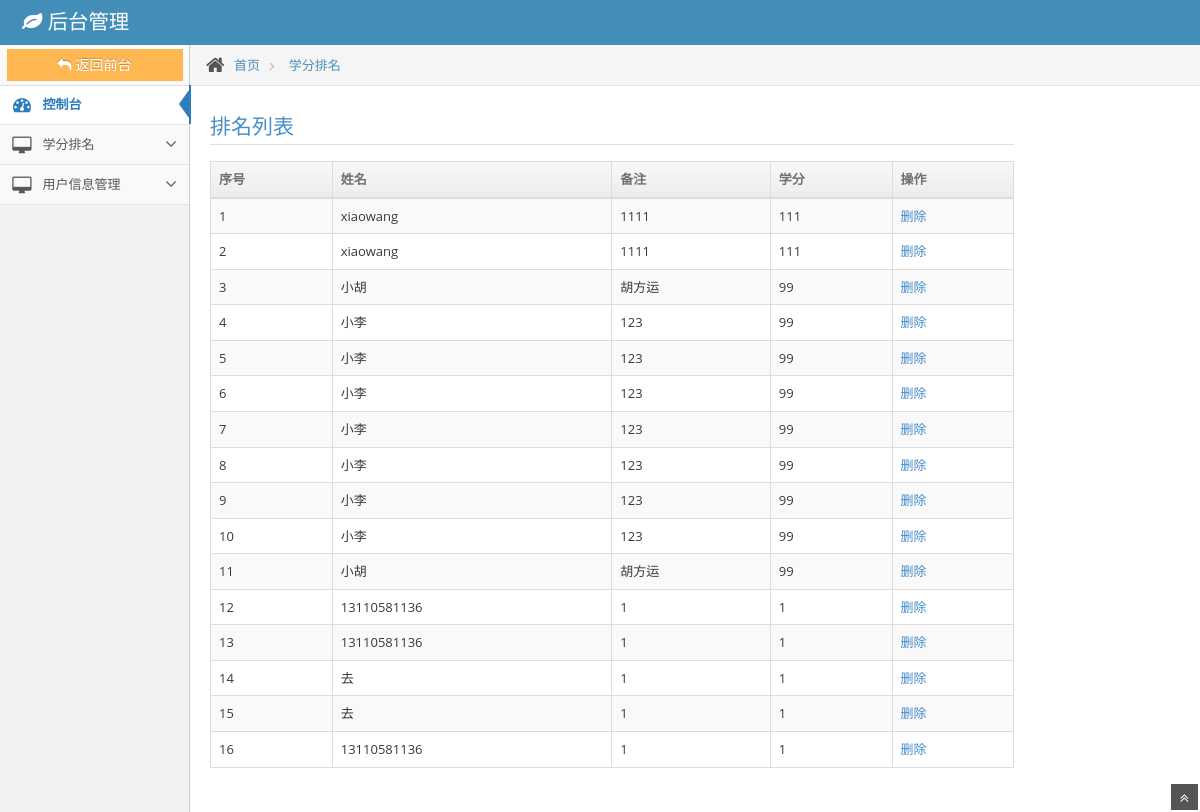
Before: / with the older database file.
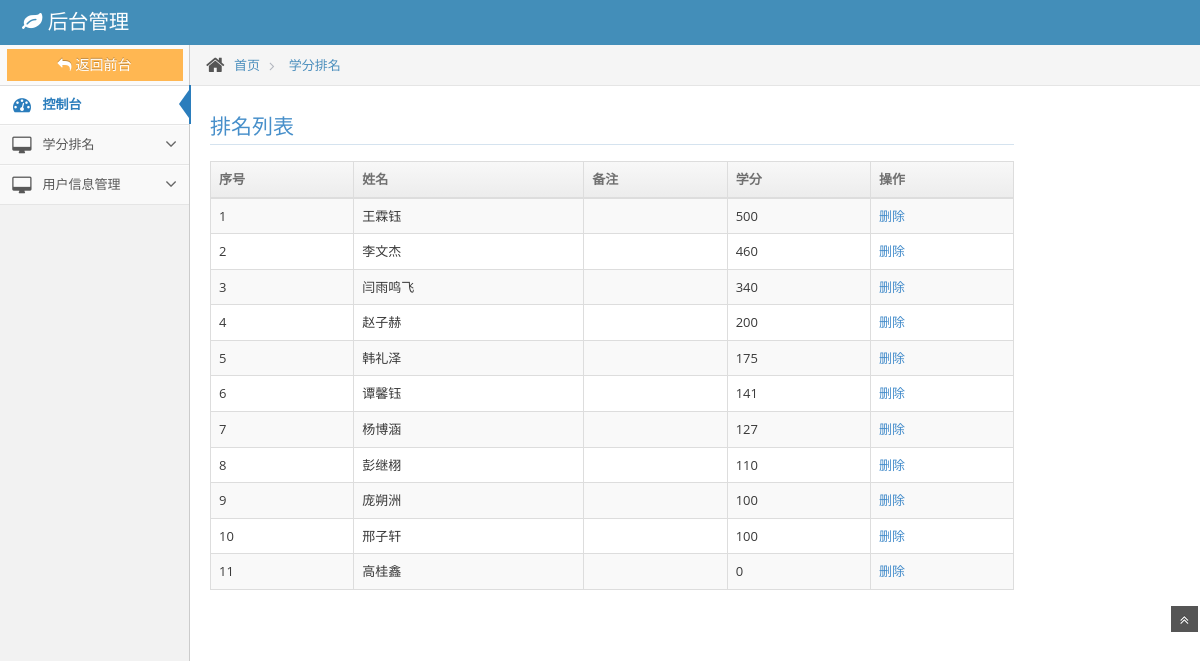
After: the same page with the newer database file.
### tables this page shows
CREATE TABLE IF NOT EXISTS `user_score` (
  `id` int(10) NOT NULL AUTO_INCREMENT,
  `username` varchar(60) NOT NULL COMMENT '姓名',
  `score` int(10) NOT NULL COMMENT '分数',
  `remark` varchar(80) NOT NULL COMMENT '备注',
  PRIMARY KEY (`id`)
);

### app/controllers/Home.php (called while the page is built, shortened)
<?php
class Home extends CI_Controller{
    public function __construct()
    {
        $this->load->helper('url','form');
        $this->load->library('form_validation');
        $this->load->model('score_model');
    }
    public function admin($page = 'index')
    {
        $data['score'] = $this->score_model->get_score($key=NULL);
        $data['score_items'] = $this->score_model->get_score($key);
        $this->load->view($page,$data);
    }
}

### index.php (called while the page is built, shortened)
<?php
require_once BASEPATH.'core/CodeIgniter.php';

### app/models/Score_model.php (called while the page is built, shortened)
<?php
class Score_model extends CI_Model
{
     public function get_score($id)
    {
        if($id=='')
        {
              $this->db->order_by('score', 'DESC');
              $query = $this->db->get('user_score');
              return $query->result_array();
        }else{
              $query = $this->db->get_where('user_score', array('id' => $id));
              return $query->row_array();
        }
    }
}

### app/views/index.php (the view, shortened to what this page needs)
<!DOCTYPE html>
<html lang="en">
	<head>
		<link href='<?php echo base_url().'public/assets/css/bootstrap.min.css'?>' rel="stylesheet" />
		<link rel="stylesheet" href='<?php echo base_url().'public/assets/css/font-awesome.min.css'?>' />
		<link rel="stylesheet" href='<?php echo base_url().'public/assets/css/ace.min.css'?>' />
	</head>
	<body>
		<div class="navbar navbar-default" id="navbar">
			<div class="navbar-container" id="navbar-container">
				<div class="navbar-header pull-left">
					<a href="#" class="navbar-brand">
						<small>
							<i class="icon-leaf"></i>
							后台管理
						</small>
					</a>
				</div>
			</div>
		</div>
		<div class="main-container" id="main-container">
			<div class="main-container-inner">
				<div class="sidebar" id="sidebar">
					<div class="sidebar-shortcuts" id="sidebar-shortcuts">
						<div class="sidebar-shortcuts-large" id="sidebar-shortcuts-large">
							<a class="btn btn-warning" href="http://shengdongts.com">
								<i class="icon-reply"></i>返回前台
							</a>
						</div>
					</div>
					<ul class="nav nav-list">
						<li class="active">
							<a href="#">
								<i class="icon-dashboard"></i>
								<span class="menu-text"> 控制台 </span>
							</a>
						</li>
						<li>
							<a href="#" class="dropdown-toggle">
								<i class="icon-desktop"></i>
								<span class="menu-text">学分排名</span>
								<b class="arrow icon-angle-down"></b>
							</a>
						</li>
						<li>
							<a href="#" class="dropdown-toggle">
								<i class="icon-desktop"></i>
								<span class="menu-text">用户信息管理</span>
								<b class="arrow icon-angle-down"></b>
							</a>
						</li>
					</ul>
				</div>
				<div class="main-content">
					<div class="breadcrumbs" id="breadcrumbs">
						<ul class="breadcrumb">
							<li>
								<i class="icon-home home-icon"></i>
								<a href="#">首页</a>
							</li>
							<li>
								<a href="#">学分排名</a>
							</li>
						</ul>
					</div>
					<div class="page-content">
						<div class="row">
							<div class="col-xs-10">
								<h3 class="header smaller lighter blue">排名列表</h3>
								<div class="table-responsive">
									<table id="sample-table-2" class="table table-striped table-bordered table-hover">
										<thead>
											<tr>
												<th>序号</th>
												<th>姓名</th>
												<th>备注</th>
												<th>学分</th>
												<th class="hidden-480">操作</th>
											</tr>
										</thead><?php $i=1;?>
										<tbody> <?php foreach ($score as $score_items): ?>
											<tr>
											<td><?php echo $i++;?></td>
											<td><?php echo $score_items['username']; ?></td>
											<td><?php echo $score_items['remark']; ?></td>
											<td><?php echo $score_items['score']; ?></td>
											<td><a href="<?php echo site_url().'/home/deleteScore/'.$score_items['id']; ?>" onclick="return confirm('确定删除吗？')" class="tooltip-error" title="Delete">删除</a>
											</td>
											</tr><?php endforeach; ?>
										</tbody>
									</table>
								</div>
					        </div>
				        </div>
					</div>
					<a href="#" id="btn-scroll-up" class="btn-scroll-up btn btn-sm btn-inverse">
						<i class="icon-double-angle-up icon-only bigger-110"></i>
					</a>
				</div>
	</body>
</html>

Changed rows visible on the page:
removed user_score: username "xiaowang", remark "1111", score "111"
removed user_score: username "xiaowang", remark "1111", score "111"
removed user_score: username "小胡", remark "胡方运", score "99"
removed user_score: username "小李", remark "123", score "99"
removed user_score: username "小李", remark "123", score "99"
removed user_score: username "小李", remark "123", score "99"
removed user_score: username "小李", remark "123", score "99"
removed user_score: username "小李", remark "123", score "99"
removed user_score: username "小李", remark "123", score "99"
removed user_score: username "小李", remark "123", score "99"
removed user_score: username "小胡", remark "胡方运", score "99"
removed user_score: username "13110581136", remark "1", score "1"
removed user_score: username "13110581136", remark "1", score "1"
removed user_score: username "去", remark "1", score "1"
removed user_score: username "去", remark "1", score "1"
removed user_score: username "13110581136", remark "1", score "1"
added user_score: username "王霖钰", score "500"
added user_score: username "李文杰", score "460"
added user_score: username "闫雨鸣飞", score "340"
added user_score: username "赵子赫", score "200"
added user_score: username "韩礼泽", score "175"
added user_score: username "谭馨钰", score "141"
added user_score: username "杨博涵", score "127"
added user_score: username "彭继栩", score "110"
added user_score: username "庞朔洲", score "100"
added user_score: username "邢子轩", score "100"
added user_score: username "高桂鑫", score "0"
